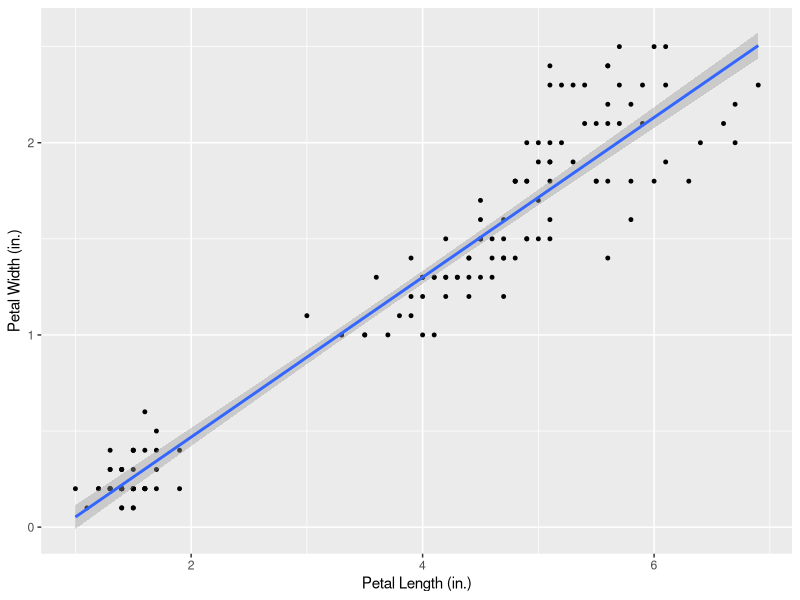
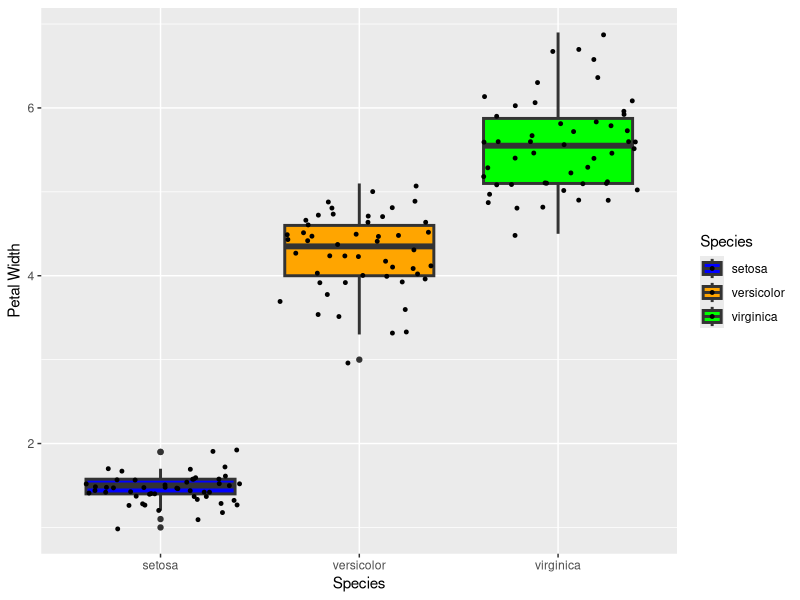
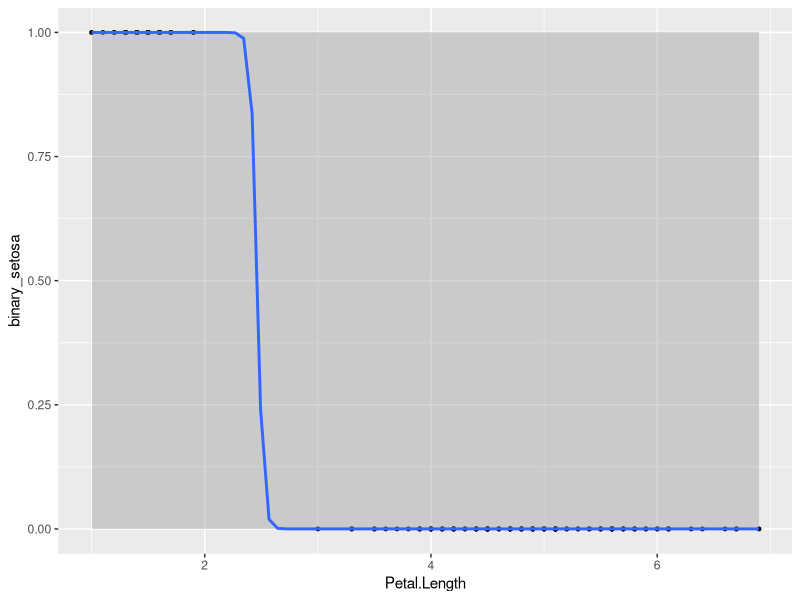
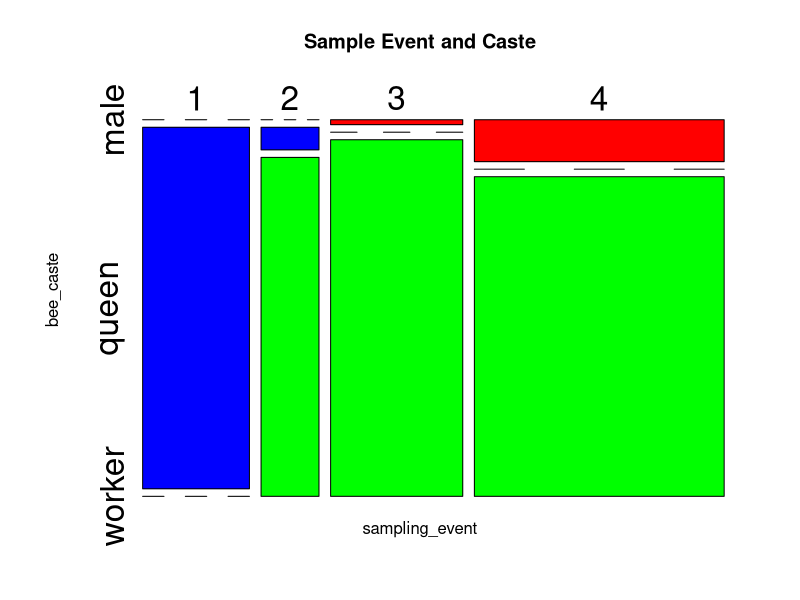

These charts were generated, in order, by the following R code:
## ---- chunk 1
library(ggplot2)
iris <- iris



petal.plot <- ggplot(data = iris, aes(x = Petal.Length, y = Petal.Width)) + 
  geom_point(size=1) +
  geom_smooth(method="lm")+
  labs(
    x = "Petal Length (in.)",
    y= "Petal Width (in.)"
  )


petal.plot
## ---- chunk 2
library(ggplot2)
petal.box <- ggplot(data = iris, aes(x = Species, y = Petal.Length, fill = Species)) + 
  geom_boxplot(size=1)+
  scale_fill_manual(values = c("setosa" = "blue", "versicolor" = "orange", "virginica" = "green"))+
  geom_jitter(size=1) + 

  labs(
    x = "Species",
    y= "Petal Width"
  )
petal.box

## ---- chunk 3
library(tidyverse)
library(ggplot2)

newdf <- iris%>%
  mutate(binary_setosa=case_when(Species=="setosa"~1, TRUE ~0)) %>%
  select(Species, binary_setosa, everything()) #create new binary column for setosa (0/1)




binary.jit <- ggplot(data = newdf, aes(x = Petal.Length, y = binary_setosa)) + 
  geom_point(size=1)+
  geom_smooth(method = "glm", method.args = list(family = "binomial")) #generate box 

binary.jit
## ---- chunk 4
bumble <- read.csv("beeData.csv") #read in csv

mosaic1<- mosaicplot(~  sampling_event+ bee_caste, data=bumble, main = "Sample Event and Caste", color=c("red", "blue", "green"), cex.axis= 2) #generate mosaic plot
